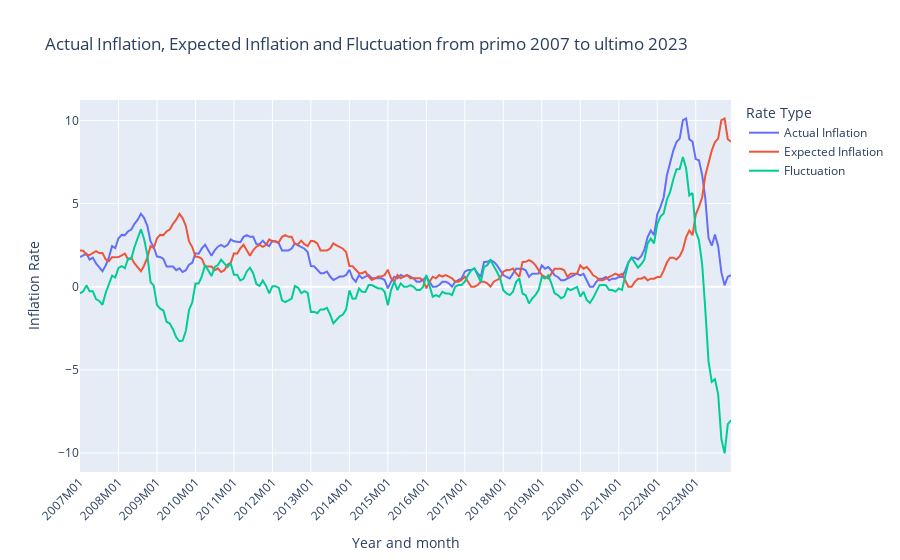

The code cell stored with this chart in its notebook:
### Markdown cell above
We will now explore the final dataset by plotting the uneployment rates, the inflation and the expected inflation.

### Code cell
# Create the interactive plot with plotly for actual and expected inflation
fig = px.line(final_dataset, x='year_month', y=['inflation', 'exp_inflation','fluctuation' ], title='Actual Inflation, Expected Inflation and Fluctuation from primo 2007 to ultimo 2023', labels={'value': 'Inflation Rate', 'year_month': 'Year and month', 'variable': 'Rate Type'})

# Rename the legends by updating the names of the traces
for trace, name in zip(fig.data, ['Actual Inflation', 'Expected Inflation', 'Fluctuation']):
    trace.name = name

fig.update_layout(xaxis_tickangle=-45, xaxis=dict(tickmode='array', tickvals=final_dataset['year_month'][::12], ticktext=final_dataset['year_month'][::12]))
fig.show()

### Figure 1 — Plotly figure (JSON) as saved in the notebook; plotly's stock layout.template omitted (floating-point values rounded to 4 significant figures; data arrays with more than 128 entries replaced by an {"elided": "..."} marker saying what was removed)
{"data": [{"hovertemplate": "Rate Type=inflation<br>Year and month=%{x}<br>Inflation Rate=%{y}<extra></extra>", "legendgroup": "inflation", "line": {"color": "#636efa", "dash": "solid"}, "marker": {"symbol": "circle"}, "mode": "lines", "name": "Actual Inflation", "orientation": "v", "showlegend": true, "type": "scatter", "x": {"elided": "204 str values"}, "xaxis": "x", "y": {"elided": "204 float values"}, "yaxis": "y"}, {"hovertemplate": "Rate Type=exp_inflation<br>Year and month=%{x}<br>Inflation Rate=%{y}<extra></extra>", "legendgroup": "exp_inflation", "line": {"color": "#EF553B", "dash": "solid"}, "marker": {"symbol": "circle"}, "mode": "lines", "name": "Expected Inflation", "orientation": "v", "showlegend": true, "type": "scatter", "x": {"elided": "204 str values"}, "xaxis": "x", "y": {"elided": "204 float values"}, "yaxis": "y"}, {"hovertemplate": "Rate Type=fluctuation<br>Year and month=%{x}<br>Inflation Rate=%{y}<extra></extra>", "legendgroup": "fluctuation", "line": {"color": "#00cc96", "dash": "solid"}, "marker": {"symbol": "circle"}, "mode": "lines", "name": "Fluctuation", "orientation": "v", "showlegend": true, "type": "scatter", "x": {"elided": "204 str values"}, "xaxis": "x", "y": {"elided": "204 float values"}, "yaxis": "y"}], "layout": {"legend": {"title": {"text": "Rate Type"}, "tracegroupgap": 0}, "title": {"text": "Actual Inflation, Expected Inflation and Fluctuation from primo 2007 to ultimo 2023"}, "xaxis": {"anchor": "y", "domain": [0, 1], "tickangle": -45, "tickmode": "array", "ticktext": ["2007M01", "2008M01", "2009M01", "2010M01", "2011M01", "2012M01", "2013M01", "2014M01", "2015M01", "2016M01", "2017M01", "2018M01", "2019M01", "2020M01", "2021M01", "2022M01", "2023M01"], "tickvals": ["2007M01", "2008M01", "2009M01", "2010M01", "2011M01", "2012M01", "2013M01", "2014M01", "2015M01", "2016M01", "2017M01", "2018M01", "2019M01", "2020M01", "2021M01", "2022M01", "2023M01"], "title": {"text": "Year and month"}}, "yaxis": {"anchor": "x", "domain": [0, 1], "title": {"text": "Inflation Rate"}}}}
